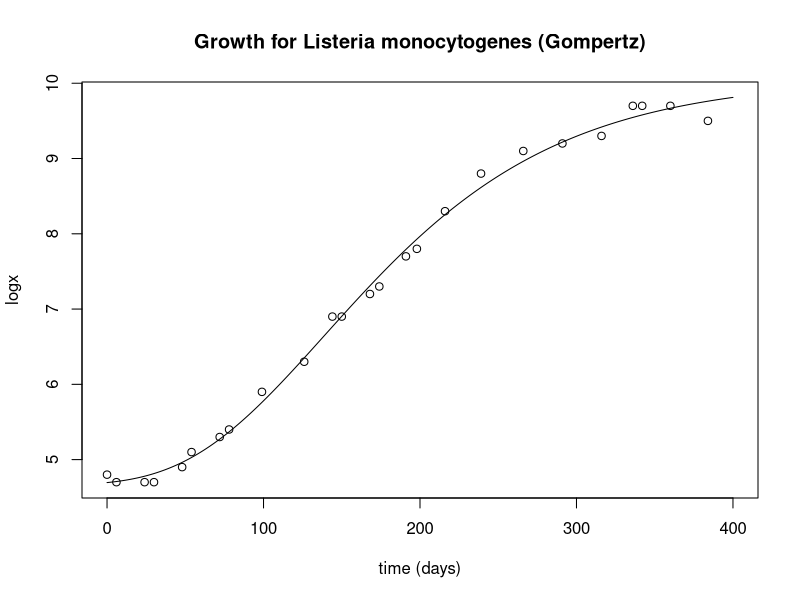
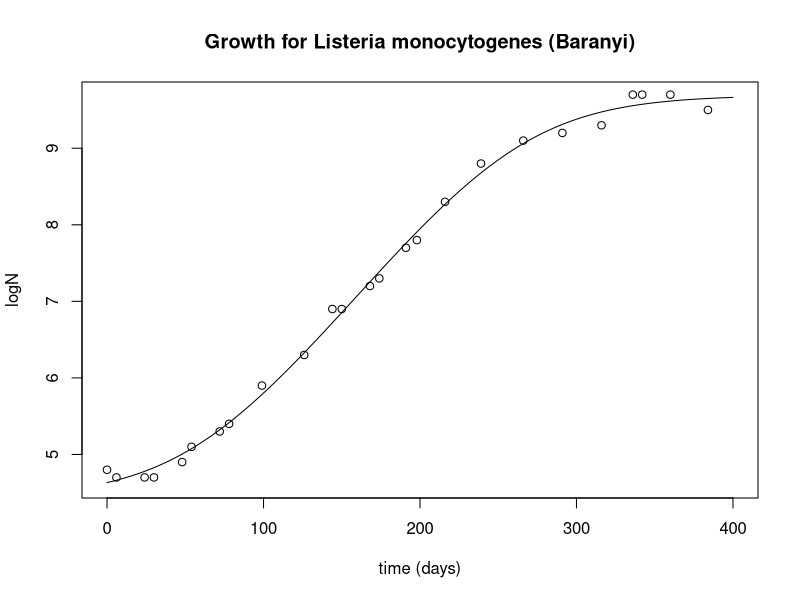

Source code (R) for these figures, in order:
## ---- chunk 1
# time in days
d = c(0, 6, 24, 30, 48, 54, 72, 78, 99, 126, 144, 150, 168, 174, 191, 198, 216, 239, 266, 291, 316, 336, 342, 360, 384)
# log cfu ml^-1
y = c(4.8, 4.7, 4.7, 4.7, 4.9, 5.1, 5.3, 5.4, 5.9, 6.3, 6.9, 6.9, 7.2, 7.3, 7.7, 7.8, 8.3, 8.8, 9.1, 9.2, 9.3, 9.7, 9.7, 9.7, 9.5)
## ---- chunk 2
gombertz_mod = function(params, x) {
  params[1] + (params[3] * exp(-exp(-params[2] * (x - params[4]))))
}
## ---- chunk 3
fitmodel <- nls(y ~ A + C * exp(-exp(-B * (d - M))), start=list(A=3, B=0.01, C=10, M=10))
## ---- chunk 4
gomb_params=coef(fitmodel)
print(gomb_params)
d2 <- 0:400
y2 <- gombertz_mod(gomb_params, d2)
y_pred_gomb <- gombertz_mod(gomb_params, d)
## ---- chunk 5
plot(d2, y2, type="l", xlab="time (days)", ylab="logx", main="Growth for Listeria monocytogenes (Gompertz)")
points(d, y)
## ---- chunk 6
rmse <- function(real, pred) {
  sqrt(mean((real-pred)^2))
}

paste("RMSE modified Gombertz: ", rmse(y, y_pred_gomb))

## ---- chunk 7
fitmodel <- nls(y ~ y0 + mmax * (d + (1/mmax) * log(exp(-mmax*d) + 
                exp(-mmax * lambda) - exp(-mmax * (d + lambda)))) - 
                log(1 + ((exp(mmax * (d + (1/mmax) * log(exp(-mmax*d) +
                exp(-mmax * lambda) - exp(-mmax * 
                (d + lambda)))))-1)/(exp(ymax-y0)))),
                start=list(y0=2.5, mmax=0.1, lambda=10, ymax=10))
## ---- chunk 8
baranyi <- function(params, x) {
  params[1] + params[2] * (x + (1/params[2]) * log(exp(-params[2]*x) + 
  exp(-params[2] * params[3]) - exp(-params[2] * (x + params[3])))) - 
  log(1 + ((exp(params[2] * (x + (1/params[2]) * log(exp(-params[2]*x) + 
  exp(-params[2] * params[3]) - exp(-params[2] * (x + params[3])))))-1)/
    (exp(params[4]-params[1]))))
}

baranyi_params <- coef(fitmodel)
print(baranyi_params)
d3 <- 0:400
y3 <- baranyi(baranyi_params, d3)
y_pred_baranyi <- baranyi(baranyi_params, d)
## ---- chunk 9
plot(d3, y3, type="l", xlab="time (days)", ylab="logN", main="Growth for Listeria monocytogenes (Baranyi)")
points(d, y)
## ---- chunk 10
paste("RMSE Baranyi: ", rmse(y, y_pred_baranyi))
